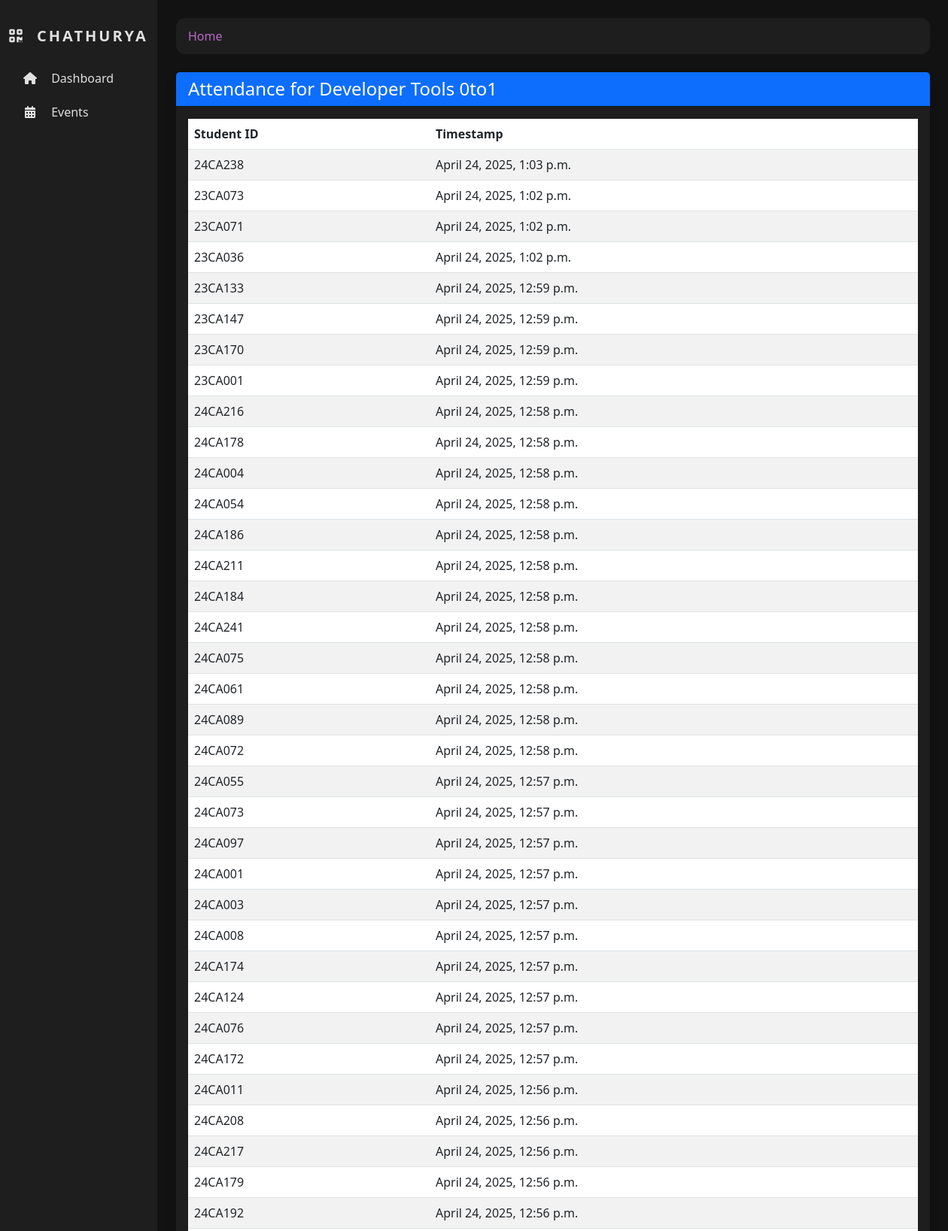
Page /scan/attendance/2/ (upper part) on the committed database.
### events/models.py (models this page shows, shortened)
class Event(models.Model):
    name = models.CharField(max_length=100)
    date = models.DateField()
    is_multi_day = models.BooleanField(default=False)
    created_at = models.DateTimeField(auto_now_add=True)

### scanner/models.py (models this page shows, shortened)
class Attendance(models.Model):
    event = models.ForeignKey(Event, on_delete=models.CASCADE)
    student_id = models.CharField(max_length=50)
    timestamp = models.DateTimeField(auto_now_add=True)
    class Meta:
        unique_together = ('event', 'student_id')

### scanner/views.py (the view)
# urls.py: path('attendance/<int:event_id>/', views.attendance_list, name='attendance_list'),
def attendance_list(request, event_id):
    event = get_object_or_404(Event, id=event_id)
    attendees = Attendance.objects.filter(event=event).order_by('-timestamp')
    return render(request, 'scanner/attendance_list.html', {'event': event, 'attendees': attendees})

### scanner/templates/scanner/attendance_list.html (shortened to what this page needs)
{% extends 'base.html' %}
{% block content %}
<div class="card shadow">
    <div class="card-header bg-primary text-white">
        <h4 class="mb-0">Attendance for {{ event.name }}</h4>
    </div>
    <div class="card-body">
        <div class="table-responsive">
            <table class="table table-striped">
                <thead>
                    <tr>
                        <th>Student ID</th>
                        <th>Timestamp</th>
                    </tr>
                </thead>
                <tbody>
                    {% for attendee in attendees %}
                    <tr>
                        <td>{{ attendee.student_id }}</td>
                        <td>{{ attendee.timestamp }}</td>
                    </tr>
                    {% endfor %}
                </tbody>
            </table>
        </div>
    </div>
</div>
{% endblock %}

### templates/base.html (style rules this page uses)
:root { --bg-primary: #121212; --bg-secondary: #1E1E1E; --accent-primary: #7b1fa2; --accent-focus: #ba68c8; --accent-gradient-start: #7b1fa2; --accent-gradient-end: #2196f3; --text-primary: #ffffff; --text-secondary: #e0e0e0; --text-tertiary: #757575; --border-radius: 12px; --button-height: 56px; }
body { background-color: var(--bg-primary); color: var(--text-primary); font-family: 'Segoe UI', Roboto, 'Helvetica Neue', sans-serif; }
.card { background-color: var(--bg-secondary); border: none; border-radius: var(--border-radius); margin-bottom: 24px; }
.card-header { background-color: rgba(0, 0, 0, 0.2); border-bottom: 1px solid var(--bg-primary); font-weight: bold; }

### rows in the picture
Event: name "Developer Tools 0to1"
Attendance: student_id "24CA238", timestamp "April 24, 2025, 1:03 p.m."
Attendance: student_id "23CA073", timestamp "April 24, 2025, 1:02 p.m."
Attendance: student_id "23CA071", timestamp "April 24, 2025, 1:02 p.m."
Attendance: student_id "23CA036", timestamp "April 24, 2025, 1:02 p.m."
Attendance: student_id "23CA133", timestamp "April 24, 2025, 12:59 p.m."
Attendance: student_id "23CA147", timestamp "April 24, 2025, 12:59 p.m."
Attendance: student_id "23CA170", timestamp "April 24, 2025, 12:59 p.m."
Attendance: student_id "23CA001", timestamp "April 24, 2025, 12:59 p.m."
Attendance: student_id "24CA216", timestamp "April 24, 2025, 12:58 p.m."
Attendance: student_id "24CA178", timestamp "April 24, 2025, 12:58 p.m."
Attendance: student_id "24CA004", timestamp "April 24, 2025, 12:58 p.m."
Attendance: student_id "24CA054", timestamp "April 24, 2025, 12:58 p.m."
Attendance: student_id "24CA186", timestamp "April 24, 2025, 12:58 p.m."
Attendance: student_id "24CA211", timestamp "April 24, 2025, 12:58 p.m."
Attendance: student_id "24CA184", timestamp "April 24, 2025, 12:58 p.m."
Attendance: student_id "24CA241", timestamp "April 24, 2025, 12:58 p.m."
Attendance: student_id "24CA075", timestamp "April 24, 2025, 12:58 p.m."
Attendance: student_id "24CA061", timestamp "April 24, 2025, 12:58 p.m."
Attendance: student_id "24CA089", timestamp "April 24, 2025, 12:58 p.m."
Attendance: student_id "24CA072", timestamp "April 24, 2025, 12:58 p.m."
Attendance: student_id "24CA055", timestamp "April 24, 2025, 12:57 p.m."
Attendance: student_id "24CA073", timestamp "April 24, 2025, 12:57 p.m."
Attendance: student_id "24CA097", timestamp "April 24, 2025, 12:57 p.m."
Attendance: student_id "24CA001", timestamp "April 24, 2025, 12:57 p.m."
Attendance: student_id "24CA003", timestamp "April 24, 2025, 12:57 p.m."
Attendance: student_id "24CA008", timestamp "April 24, 2025, 12:57 p.m."
Attendance: student_id "24CA174", timestamp "April 24, 2025, 12:57 p.m."
Attendance: student_id "24CA124", timestamp "April 24, 2025, 12:57 p.m."
Attendance: student_id "24CA076", timestamp "April 24, 2025, 12:57 p.m."
Attendance: student_id "24CA172", timestamp "April 24, 2025, 12:57 p.m."
Attendance: student_id "24CA011", timestamp "April 24, 2025, 12:56 p.m."
Attendance: student_id "24CA208", timestamp "April 24, 2025, 12:56 p.m."
Attendance: student_id "24CA217", timestamp "April 24, 2025, 12:56 p.m."
Attendance: student_id "24CA179", timestamp "April 24, 2025, 12:56 p.m."
Attendance: student_id "24CA192", timestamp "April 24, 2025, 12:56 p.m."
